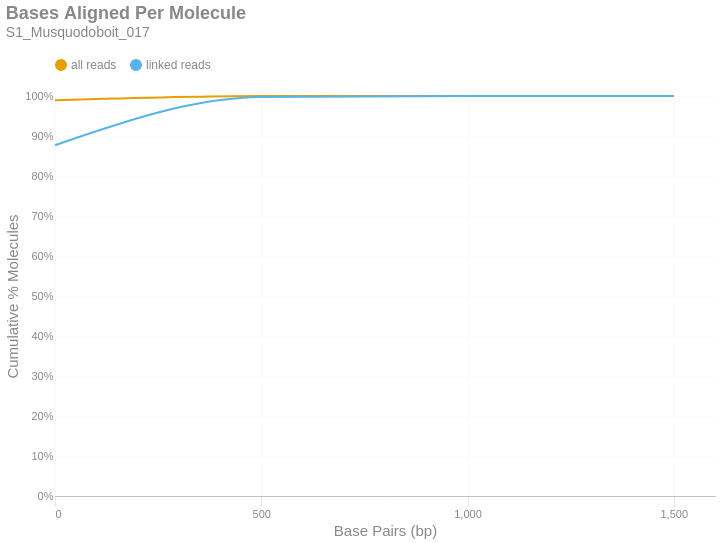

Write notebook code for a chart like this one.
### Markdown cell above
### Bases Aligned Per Molecule
This is a cumulative frequency distribution showing the number of base pairs aligned per unique molecule. These data are shown in 500 bp bins. There are two distributions: one with `all reads` (yellow) and another with only `linked reads` (blue). The percent of molecules in the `linked reads` distribution is relative to the total number of linked molecules.

### Code cell
if SKIPLR:
    print_html(f"Skipped")
else:
    binned_df = consolidated_hist(valids['aligned_bp'], mask, 500, True)
    with SafeRender(binned_df):
        (
            density_plot(binned_df, 'Bases Aligned Per Molecule', samplename, 'basesper')
            .encode(
                x=alt.X('bin:Q', title="Base Pairs (bp)").axis(tickMinStep=500).scale(padding=0),
                y=alt.Y('value:Q', title='Cumulative % Molecules')
                    .axis(format='%')
                    .scale(domain = [0,1])
                    .stack(False),
                color=alt.Color("key:N").scale(domain = ["all reads", "linked reads"]),
                tooltip = [
                    alt.Tooltip("key:N", title = "Data Type"),
                    alt.Tooltip("range_label:N", title="Bases Aligned Per Molecule"),
                    alt.Tooltip("value:Q", format = ".2%", title="% Molecules (Cum.)")
                ]
            )
        ).display()

### Figure 1 — Vega-Lite specification as saved in the notebook (floating-point values rounded to 4 significant figures)
{"width": "container", "height": 400, "config": {"title": {"anchor": "start", "dy": -15, "fontSize": 18, "color": "#888888", "subtitleColor": "#888888", "subtitleFontSize": 14}, "arc": {"fill": "#0072B2"}, "axis": {"domainColor": "#888888", "domainWidth": 0.5, "gridWidth": 0.2, "grid": false, "titleFontWeight": 400, "titleFontSize": 15, "labelFontSize": 11, "labelColor": "#888888", "tickColor": "#888888", "tickWidth": 0.2, "titleColor": "#888888"}, "axisBand": {"grid": false}, "axisX": {"grid": true, "tickSize": 10, "domainCap": "round"}, "axisY": {"domain": false, "grid": true, "tickSize": 0, "domainCap": "round"}, "background": "transparent", "header": {"labelFontSize": 15, "labelColor": "#888888", "titleFontSize": 15, "titleFontWeight": 600, "titleColor": "#888888"}, "legend": {"labelFont": "sans-serif", "labelFontSize": 12, "labelColor": "#888888", "symbolSize": 100, "symbolType": "circle", "titleFontSize": 12, "titlePadding": 10, "titleColor": "#888888", "title": null, "orient": "top"}, "range": {"category": ["#E69F00", "#56B4E9", "#009E73", "#F0E442", "#0072B2", "#D55E00", "#CC79A7", "#000000"], "diverging": ["#cfe8f3", "#a2d4ec", "#73bfe2", "#46abdb", "#1696d2", "#12719e"]}, "area": {"fill": "#0072B2", "fillOpacity": 0.7, "line": true, "strokeOpacity": 0.7}, "line": {"color": "#0072B2", "stroke": "#0072B2", "strokeWidth": 2}, "trail": {"color": "#0072B2", "stroke": "#0072B2", "strokeWidth": 0, "size": 1}, "point": {"filled": true, "fillOpacity": 1.0, "size": 95}, "text": {"color": "#888888", "fontSize": 11, "align": "right", "fontWeight": 400, "size": 11}, "bar": {"fill": "#0072B2", "stroke": null}, "view": {"stroke": null, "continuousWidth": 660, "continuousHeight": 400}}, "data": {"name": "data-a670a578c50013d03d26be5a2adfe2a4"}, "mark": {"type": "line", "interpolate": "monotone", "point": {"opacity": 0, "size": 275}}, "encoding": {"color": {"field": "key", "scale": {"domain": ["all reads", "linked reads"]}, "type": "nominal"}, "tooltip": [{"field": "key", "title": "Data Type", "type": "nominal"}, {"field": "range_label", "title": "Bases Aligned Per Molecule", "type": "nominal"}, {"field": "value", "format": ".2%", "title": "% Molecules (Cum.)", "type": "quantitative"}], "x": {"axis": {"tickMinStep": 500}, "field": "bin", "scale": {"padding": 0}, "title": "Base Pairs (bp)", "type": "quantitative"}, "y": {"axis": {"format": "%"}, "field": "value", "scale": {"domain": [0, 1]}, "stack": false, "title": "Cumulative % Molecules", "type": "quantitative"}}, "params": [{"name": "param_c36ac31b6afebe62", "select": {"type": "point", "fields": ["key"]}, "bind": "legend"}], "title": {"text": "Bases Aligned Per Molecule", "subtitle": "S1_Musquodoboit_017"}, "transform": [{"fold": ["all reads (cumsum)", "linked reads (cumsum)"]}, {"calculate": "replace(datum.key, ' (cumsum)', '')", "as": "key"}, {"filter": {"param": "param_c36ac31b6afebe62"}}], "usermeta": {"embedOptions": {"downloadFileName": "S1_Musquodoboit_017.basesper"}}, "$schema": "https://vega.github.io/schema/vega-lite/v6.1.0.json", "datasets": {"data-a670a578c50013d03d26be5a2adfe2a4": [{"bin": "0.0", "interval": "0.0-500.0", "all reads": 0.9891, "linked reads": 0.877, "all reads (cumsum)": 0.9891, "linked reads (cumsum)": 0.877, "range_label": "0-499"}, {"bin": "500.0", "interval": "500.0-1000.0", "all reads": 0.01066, "linked reads": 0.1203, "all reads (cumsum)": 0.9997, "linked reads (cumsum)": 0.9972, "range_label": "500-999"}, {"bin": "1000.0", "interval": "1000.0-1500.0", "all reads": 0.0002649, "linked reads": 0.002693, "all reads (cumsum)": 1.0, "linked reads (cumsum)": 0.9999, "range_label": "1000-1499"}, {"bin": "1500.0", "interval": "1500.0-2000.0", "all reads": 9.375e-06, "linked reads": 8.527e-05, "all reads (cumsum)": 1.0, "linked reads (cumsum)": 1.0, "range_label": "1500-1999"}]}}
